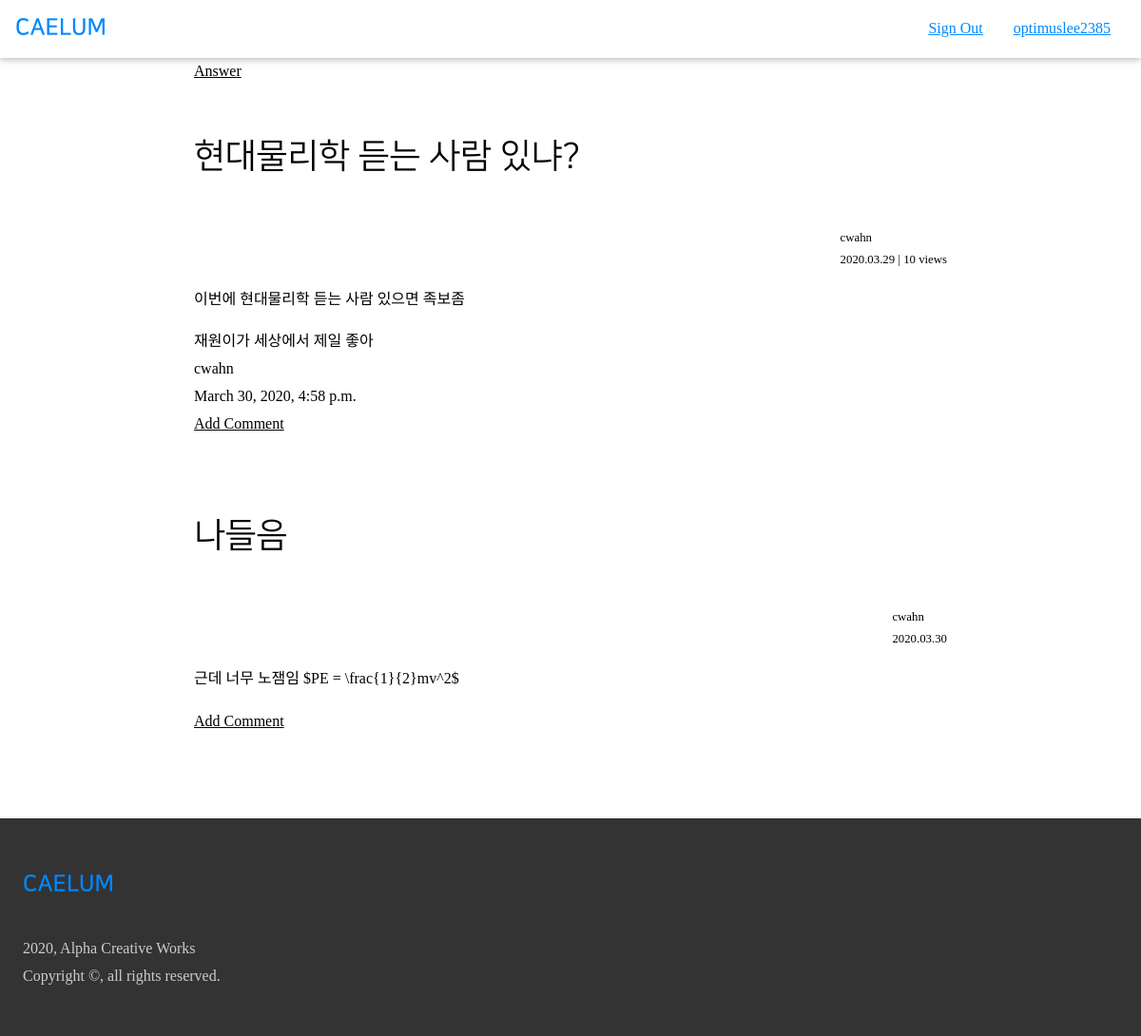
The app's page /article/12/ (signed in) with its own data.
### accounts/models.py (models this page shows, shortened)
class User(AbstractBaseUser):
    email = models.EmailField(
        max_length=255,
        unique=True,
    )
    portal_id = models.CharField(
        max_length=10,
        unique=True,
        null=True,
    )
    name = models.CharField(
        max_length=30,
        null=True,
    )
    dept_major = models.CharField(
        max_length=50,
        null=True,
    )
    username = models.SlugField(
        max_length=30,
        null=True,
        unique=True,
    )
    reputation = models.IntegerField(
        blank=False,
        null=False,
        default=0,
    )
    is_email_verified = models.BooleanField(default=False)
    is_active = models.BooleanField(default=True)
    is_admin = models.BooleanField(default=False)
    objects = UserManager()
    USERNAME_FIELD = 'email'
    REQUIRED_FIELD = [
    ]

### air/models.py (models this page shows, shortened)
class Article(models.Model):
    author = models.ForeignKey(
        User,
        on_delete=models.CASCADE,
    )
    content = MarkdownxField()
    tags = TaggableManager(
        blank=True,
    )
    date_created = models.DateTimeField(
        auto_now_add=True,
    )
    hit_count = models.IntegerField(
        default=0,
    )
    is_answer = models.BooleanField(
        default=False,
    )
    parent = models.ForeignKey(
        'self',
        blank=True,
        null=True,
        on_delete=models.CASCADE,
        related_name='answers',
    )
    accepted = models.BooleanField(
        default=False,
    )
    def get_title(self):
        return self.content.split('\n')[0].replace('#', '').strip()
    def get_content(self):
        return ''.join(self.content.split('\n')[1:])
    class Meta:
        ordering = ['-date_created']

class Comment(models.Model):
    parent = models.ForeignKey(
        Article,
        on_delete=models.CASCADE,
        related_name='comments',
    )
    author = models.ForeignKey(
        User,
        on_delete=models.CASCADE,
    )
    content = models.CharField(
        max_length=140,
        blank=False,
        null=False,
    )
    date_created = models.DateTimeField(
        auto_now_add=True,
    )

### air/views.py (the view)
# urls.py: path('article/<int:pk>/', views.article, name='article'),
@login_required
def article(request, pk):
    user = request.user
    article = get_object_or_404(Article, pk=pk)
    if article.is_answer == True:  # answer -> redirect to question
        question = article.parent
        return redirect('air:article', pk=question.pk)
    else:  # question
        answers = article.answers
        form = CommentCreationForm()
        context = {
            'user': user,
            'article': article,
            'answers': answers,
            'form': form,
        }
        try:
            return render(request, 'air/article.html', context)
        finally:
            hit_logs = ArticleHitCount.objects.filter(
                user=user,
                article=article,
                date__lte=date.today(),
                date__gte=date.today()
            )
            if hit_logs.count() == 0:
                hits = ArticleHitCount(user=user, article=article)
                hits.save()
                article.hit_count += 1
                article.save()

### air/templatetags/markdown_extras.py (called while the page is built)
@register.filter()
@stringfilter
def markdown(value):
    return md.markdown(value, extensions=['markdown.extensions.fenced_code'])

### air/templates/air/article.html (shortened to what this page needs)
{% extends 'air/account_widget.html' %}
{% load markdown_extras %}
{% block content %}
<div class=" acw3-container acw3-max-width-840 acw3-min-height-100">
  <a href="{% url 'air:answer' article.pk %}">Answer</a>
  <div class=" acw3-padding-32">
    <h1>{{ article.get_title}}</h1>
  </div>
  <div class=" acw3-bar">
    <small class=" acw3-right"
      >{{ article.author.username }} <br />
      {{ article.date_created | date:'Y.m.d'}} | {{ article.hit_count }}
      views</small
    >
  </div>
  <div>
    {{ article.get_content | markdown | safe }}
  </div>
  <div>
    <div id="comments">
      {% for comment in article.comments.all %}
      <div>
        {{ comment.content }} <br />
        {{ comment.author.username }} <br />
        {{ comment.date_created }}
      </div>
      {% endfor %}
      <a
        href="javascript:void(0)"
        onclick="add_comment(this)"
        class="add_comment"
        >Add Comment</a
      >
    </div>
    <br />
  </div>
  {% for answer in answers.all %}
  <div class=" acw3-padding-32">
    <h1>{{ answer.get_title }}</h1>
  </div>
  <div class=" acw3-bar">
    <small class=" acw3-right"
      >{{ answer.author.username }} <br />
      {{ answer.date_created | date:'Y.m.d'}}</small
    >
  </div>
  <div>
    {{ answer.get_content | markdown | safe }}
  </div>
  <div id="comments">
    <a href="javascript:void(0)" onclick="add_comment(this)"> Add Comment</a>
  </div>
  {% endfor %}
</div>
{% endblock %}

### air/templates/air/account_widget.html (shortened to what this page needs)
{% extends 'common/base.html' %}
{% block account %}
<a href="{% url 'accounts:sign_out' %}" class=" acw3-bar-item">
    Sign Out
</a>
<a href="{% url 'accounts:account_manage' %}" class=" acw3-bar-item">
    {{ user.username }}
</a>
{% endblock %}

### static/common/acw3_pro.css (style rules this page uses)
html { box-sizing: border-box }
*, *:before, *:after { box-sizing: inherit }
html { -ms-text-size-adjust: 100%; -webkit-text-size-adjust: 100% }
body { margin: 0 }
a { background-color: transparent }
small { font-size: 80% }
html, body { font-family: Verdana, sans-serif; font-size: 16px; line-height: 1.5 }
html { overflow-x: hidden }
h1 { font-size: 36px }
h1, h2, h3, h4, h5, h6 { font-family: "Segoe UI", Arial, sans-serif; font-weight: 400; margin: 10px 0 }
a { color: inherit }
.acw3-bar { width: 100%; overflow: hidden }
.acw3-bar .acw3-bar-item { padding: 8px 16px; float: left; width: auto; border: none; display: block; outline: 0 }
.acw3-container:after, .acw3-container:before, .acw3-panel:after, .acw3-panel:before, .acw3-row:after, .acw3-row:before, .acw3-row-padding:after, .acw3-row-padding:before, .acw3-cell-row:before, .acw3-cell-row:after, .acw3-clear:after, .acw3-clear:before, .acw3-bar:before, .acw3-bar:after { content: ""; display: table; clear: both }
.acw3-container, .acw3-panel { padding: 0.01em 24px }
.acw3-padding-32 { padding-top: 32px!important; padding-bottom: 32px!important }
.acw3-right { float: right!important }

### static/common/axw3.css (style rules this page uses)
body, html { height: 100%; line-height: 1.8; padding: 0; margin: 0; font-family: "NBG"; }
h1, h2, h3, h4, h5, h6 { font-family: "NS"; color: #000000; }
a { cursor: pointer; }
.acw3-max-width-840 { max-width: 840px; margin: auto; }
.acw3-min-height-100 { min-height: 100vh; }

### records on screen
User: username "optimuslee2385"
Article: get_title "현대물리학 듣는 사람 있냐?", author.username "cwahn", date_created "2020.03.29", hit_count "10", get_content "이번에 현대물리학 듣는 사람 있으면 족보좀"
Comment: content "재원이가 세상에서 제일 좋아", author.username "cwahn", date_created "March 30, 2020, 4:58 p.m."
Article: get_title "나들음", author.username "cwahn", date_created "2020.03.30", get_content "근데 너무 노잼임 $PE = \\frac{1}{2}mv^2$"
